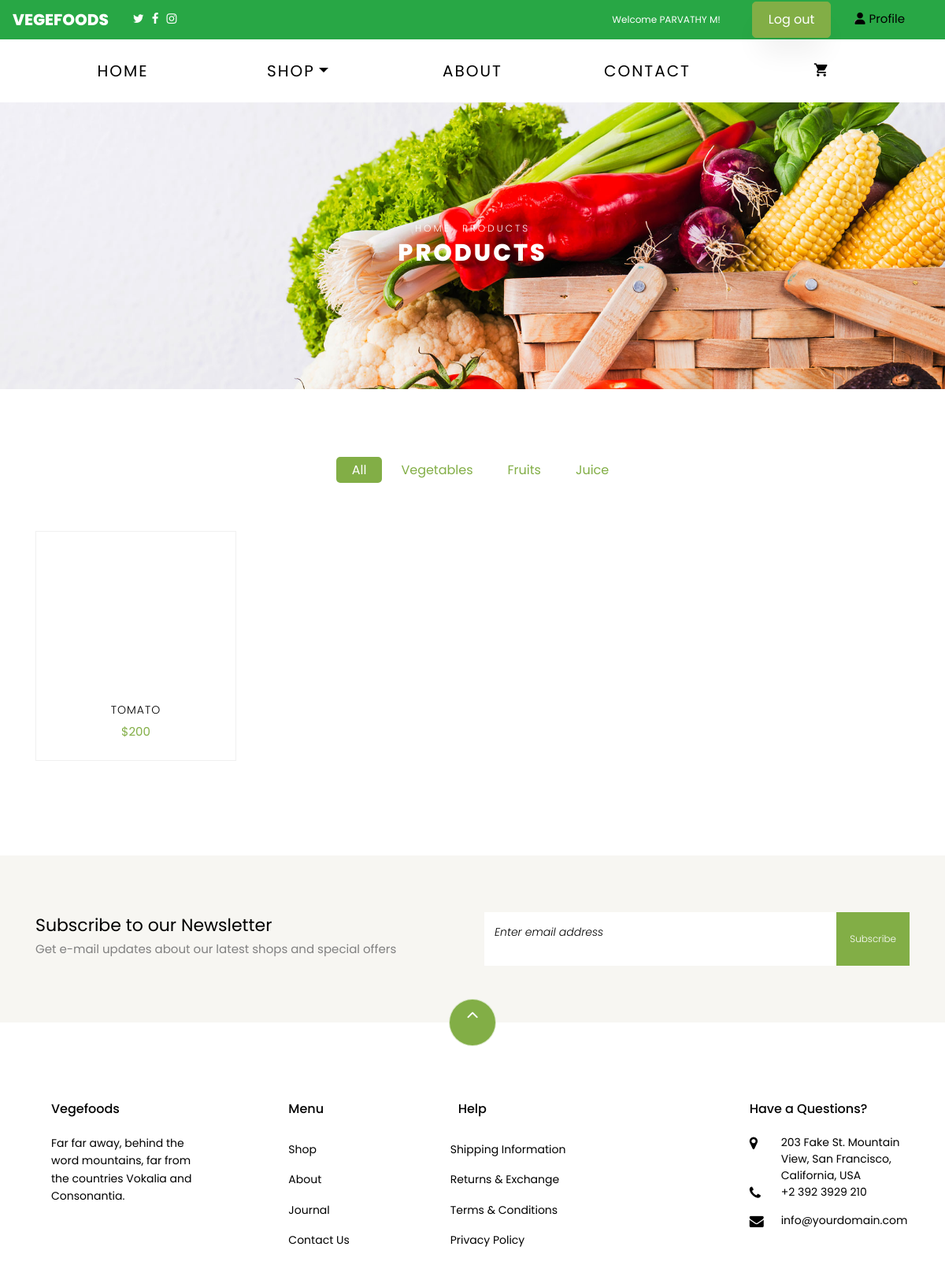
/vegetable_list/ (signed in), run on the app's committed database.
### app/models.py (models this page shows, shortened)
class customuser(AbstractUser):
    full_name = models.CharField(max_length=255, blank=True, null=True)
    phone = models.CharField(max_length=15, blank=True, null=True)
    is_admin = models.BooleanField(default=False)
    is_user = models.BooleanField(default=False)

class Veg(models.Model):
    name=models.CharField(max_length=30)
    cover=models.ImageField(upload_to='app/cover',null=True,blank=True)
    description =models.CharField(max_length=400)
    price=models.IntegerField()
    sold=models.IntegerField()

### app/views.py (the view)
# urls.py: path("vegetable_list/", views.vegetable_list, name="vegetable_list"),
def vegetable_list(request):
    k=Veg.objects.all()
    return render(request, "vegetables.html", {"b": k, 'request': request})

### templates/vegetables.html (shortened to what this page needs)
{% extends 'base.html' %}
{% load static %}
{% block content %}
    <div class="hero-wrap hero-bread" style="background-image: url('/static/images/bg_1.jpg');">
      <div class="container">
        <div class="row no-gutters slider-text align-items-center justify-content-center">
          <div class="col-md-9 ftco-animate text-center">
            <p class="breadcrumbs"><span class="mr-2"><a href="index.html">Home</a></span> <span>Products</span></p>
            <h1 class="mb-0 bread">Products</h1>
          </div>
        </div>
      </div>
    </div>
    <section class="ftco-section">
        <div class="container">
            <div class="row justify-content-center">
                <div class="col-md-10 mb-5 text-center">
                    <ul class="product-category">
                      <li><a href="{% url 'shop' %}" class="active">All</a></li>
                      <li><a href="{% url 'vegetable_list' %}">Vegetables</a></li>
                      <li><a href="{% url 'fruit_list' %}">Fruits</a></li>
                      <li><a href="{% url 'juice_list' %}">Juice</a></li>
                    </ul>
                </div>
            </div>
            <div class="row">
               {% for i in b %}
                    <div class="col-md-6 col-lg-3 ftco-animate">
                        <div class="product">
                            <a href="#" class="img-prod"><img class="img-fluid" src="{{ i.cover.url }}" alt="{{ i.name }}" style="height: 200px; width: 400px;">
                            </a>
                            <div class="text py-3 pb-4 px-3 text-center">
                                <h3><a href="#">{{ i.name }}</a></h3>
                                <div class="d-flex">
                                    <div class="pricing">
                                        <p class="price"><span>${{ i.price }}</span></p>
                                    </div>
                                </div>
                            </div>
                        </div>
                    </div>
                {% endfor %}
            </div>
        </div>
    </section>
    <section class="ftco-section ftco-no-pt ftco-no-pb py-5 bg-light">
      <div class="container py-4">
        <div class="row d-flex justify-content-center py-5">
          <div class="col-md-6">
            <h2 style="font-size: 22px;" class="mb-0">Subscribe to our Newsletter</h2>
            <span>Get e-mail updates about our latest shops and special offers</span>
          </div>
          <div class="col-md-6 d-flex align-items-center">
            <form action="#" class="subscribe-form">
              <div class="form-group d-flex">
                <input type="text" class="form-control" placeholder="Enter email address">
                <input type="submit" value="Subscribe" class="submit px-3">
              </div>
            </form>
          </div>
        </div>
      </div>
    </section>
{% endblock %}

### templates/base.html (shortened to what this page needs)
{% load static %}
<!DOCTYPE html>
<html lang="en">
  <head>
    <link rel="stylesheet" type="text/css" href="https://cdnjs.cloudflare.com/ajax/libs/slick-carousel/1.7.1/slick.css" />
    <link rel="stylesheet" type="text/css" href="https://cdnjs.cloudflare.com/ajax/libs/slick-carousel/1.7.1/slick-theme.css" />
    <link rel="stylesheet" href="https://cdnjs.cloudflare.com/ajax/libs/font-awesome/6.0.0-beta3/css/all.min.css">
        <link rel="stylesheet" href="{% static 'special/css/app.css' %}">
        <link rel="stylesheet" href="https://cdnjs.cloudflare.com/ajax/libs/font-awesome/6.6.0/css/brands.min.css" />
    <link rel="stylesheet" href="{%  static 'css/open-iconic-bootstrap.min.css' %}">
    <link rel="stylesheet" href="{%  static 'css/animate.css' %}">
    <link rel="stylesheet" href="{% static 'css/owl.carousel.min.css' %}">
    <link rel="stylesheet" href="{% static 'css/owl.theme.default.min.css' %}">
    <link rel="stylesheet" href="{% static 'css/magnific-popup.css' %}">
    <link rel="stylesheet" href="{% static 'css/aos.css' %}">
    <link rel="stylesheet" href="{% static 'css/ionicons.min.css' %}">
    <link rel="stylesheet" href="{% static 'css/bootstrap-datepicker.css' %}">
    <link rel="stylesheet" href="{% static 'css/jquery.timepicker.css' %}">
    <link rel="stylesheet" href="{% static 'css/flaticon.css' %}">
    <link rel="stylesheet" href="{% static 'css/icomoon.css' %}">
    <link rel="stylesheet" href="{% static 'css/style.css' %}">
  </head>
  <body class="goto-here">
    <nav class="navbar navbar-expand-lg navbar-light bg-success" style="height: 50px">
      <a class="navbar-brand" style="color: white;">Vegefoods</a>
      <div class="container-fluid">
        <ul style="list-style: none; padding: 0; margin: 0; display: flex;">
          <li style="margin-right: 10px; "><a href="#"><span class="icon-twitter" style="color: white;"></span></a></li>
          <li style="margin-right: 10px;"><a href="#"><span class="icon-facebook"  style="color: white;"></span></a></li>
          <li style="margin-right: 10px;"><a href="#"><span class="icon-instagram" style="color: white;"></span></a></li>
  </ul>
  {% if user.is_authenticated %}
  <div class="header-content">
       <small class="welcome-message">Welcome {{ user.full_name }}!</small>
    <a href="{% url 'logout' %}" class="btn btn-primary">Log out</a>
    {% if request.user.is_user %}
      <li class="nav-item">
        <a href="{% url 'user_profile_details' %}" class="profile-link">
            <i class="fas fa-user"></i> Profile
        </a>
      </li>
    {% endif %}
{% endif %}
      </div>
</div>
</nav>
{% if user.is_authenticated %}
    <nav class="navbar navbar-expand-lg navbar-dark ftco_navbar bg-dark ftco-navbar-light" id="ftco-navbar">
	    <div class="container">
	      <div class="collapse navbar-collapse" id="ftco-nav" style>
	        <ul class="navbar-nav ml-auto">
	          <li class="nav-item active"><a href="{% url 'home' %}" class="nav-link" style="font-size: 20px;">Home</a></li>
	          <li class="nav-item dropdown">
              <a class="nav-link dropdown-toggle" href="#" id="dropdown04" data-toggle="dropdown" aria-haspopup="true" aria-expanded="false" style="font-size: 20px;">Shop</a>
            </li>
	          <li class="nav-item"><a href="{% url 'about' %}" class="nav-link" style="font-size: 20px;" >About</a></li>
	           <li class="nav-item"><a href="{% url 'contact' %}" class="nav-link" style="font-size: 20px;">Contact</a></li>
	          <li class="nav-item cta cta-colored"><a href="{% url 'cart' %}" class="nav-link" style="font-size: 20px;"><span class="icon-shopping_cart"></span></a></li>
	        </ul>
	      </div>
	    </div>
	  </nav>
     {% endif %}
{% block content %}
{% endblock %}
<footer class="ftco-footer ftco-section" >
  <div class="container">
    <div class="row">
      <div class="mouse">
        <a href="#" class="mouse-icon">
          <div class="mouse-wheel"><span class="ion-ios-arrow-up"></span></div>
        </a>
      </div>
    </div>
    <div class="row mb-5">
      <div class="col-md">
        <div class="ftco-footer-widget mb-4">
          <h2 class="ftco-heading-2" style="margin-left: 20px;">Vegefoods</h2>
          <p style="margin-left:20px;">Far far away, behind the word mountains, far from the countries Vokalia and Consonantia.</p>
          <ul class="ftco-footer-social list-unstyled float-md-left float-lft mt-5">
          </ul>
        </div>
      </div>
      <div class="col-md">
        <div class="ftco-footer-widget mb-4 ml-md-5">
          <h2 class="ftco-heading-2"style="margin-left: 20px;" >Menu</h2>
          <ul class="list-unstyled">
            <li><a href="#" class="py-2 d-block">Shop</a></li>
            <li><a href="{% url 'about' %}" class="py-2 d-block">About</a></li>
            <li><a href="#" class="py-2 d-block">Journal</a></li>
            <li><a href="{% url 'contact' %}" class="py-2 d-block">Contact Us</a></li>
          </ul>
        </div>
      </div>
      <div class="col-md-4">
         <div class="ftco-footer-widget mb-4">
          <h2 class="ftco-heading-2"style="margin-left: 30px;">Help</h2>
          <div class="d-flex">
            <ul class="list-unstyled mr-l-5 pr-l-3 mr-4">
              <li><a href="#" class="py-2 d-block">Shipping Information</a></li>
              <li><a href="#" class="py-2 d-block">Returns &amp; Exchange</a></li>
              <li><a href="#" class="py-2 d-block">Terms &amp; Conditions</a></li>
              <li><a href="#" class="py-2 d-block">Privacy Policy</a></li>
            </ul>
                 </div>
        </div>
      </div>
      <div class="col-md">
        <div class="ftco-footer-widget mb-4">
          <h2 class="ftco-heading-2"style="margin-left:20px;">Have a Questions?</h2>
          <div class="block-23 mb-3">
            <ul>
              <li><span class="icon icon-map-marker"></span><span class="text" >203 Fake St. Mountain View, San Francisco, California, USA</span></li>
              <li><a href="#"><span class="icon icon-phone"></span><span class="text">+2 392 3929 210</span></a></li>
              <li><a href="#"><span class="icon icon-envelope"></span><span class="text">info@yourdomain.com</span></a></li>
            </ul>
          </div>
        </div>
      </div>
    </div>
  </div>
</footer>
  </body>
</html>

### static/css/icomoon.css (style rules this page uses)
[class^="icon-"], [class*=" icon-"] { font-family: 'icomoon' !important; speak: none; font-style: normal; font-weight: normal; font-variant: normal; text-transform: none; line-height: 1; -webkit-font-smoothing: antialiased; -moz-osx-font-smoothing: grayscale; }
.icon-map-marker:before { content: "\f041"; }
.icon-phone:before { content: "\f095"; }
.icon-twitter:before { content: "\f099"; }
.icon-facebook:before { content: "\f09a"; }
.icon-envelope:before { content: "\f0e0"; }
.icon-instagram:before { content: "\f16d"; }
.icon-shopping_cart:before { content: "\e8cc"; }

### templates/base.html (style rules this page uses)
* { margin: 0; padding: 0; }
#ftco-navbar ul.navbar-nav { display: flex; justify-content: space-between; width: 100%; }
#ftco-navbar ul.navbar-nav li { flex: 1; text-align: center; }
.header-content { display: flex; align-items: center; justify-content: space-between; padding: 10px 20px; }
.welcome-message { color: white; text-align: center; margin: 0; margin-right: 40px; flex: 1; }
.btn-primary { background-color: #007bff; color: white; padding: 10px 20px; border: none; border-radius: 5px; cursor: pointer; text-decoration: none; margin-right: 30px; }
.profile-link { color: black; text-decoration: none; display: flex; align-items: center; margin-top: -30px; }
.profile-link i { margin-right: 5px; }
#ftco-navbar ul li { position: relative; }

### data on the page
customuser: full_name "PARVATHY M"
Veg: name "TOMATO", price "200"
